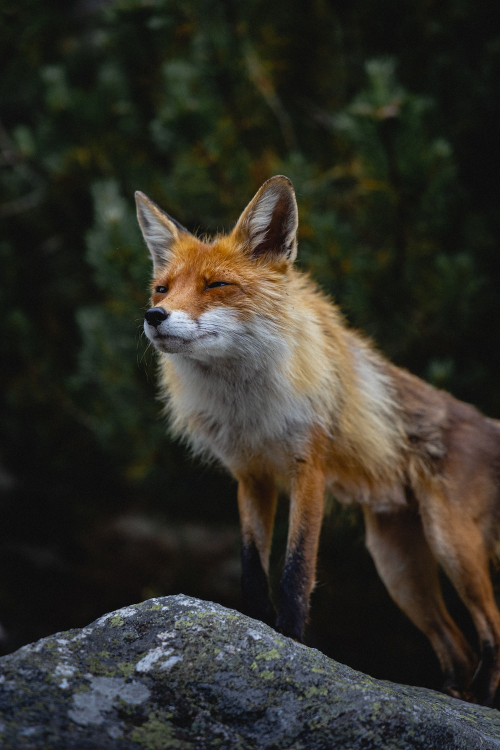
#> input picture Photos/fox.jfif, 1000 x 1500 px (shown at 1/2 size)
$ python image.py
#> lines starting #> are read from the running program, lines starting #| are printed output that depends on the picture; after the words box and inside, x2 and y2 are one past the last pixel; in counts of white or black regions, pixels touching at a corner belong together
#> further down, img is the input picture: shape (1500, 1000, 3); mean B, G, R 40.3, 47.9, 49.5
import cv2 as cv
import numpy as np

def rescaleFrame(frame, scale=0.75):
#> called with scale = 0.3
    width = int(frame.shape[1] * scale)
#> width = 300
    height = int(frame.shape[0] * scale)
#> height = 450
    new_size = (width, height)
#> new_size = (300, 450)
    return cv.resize(frame, new_size, interpolation=cv.INTER_AREA)
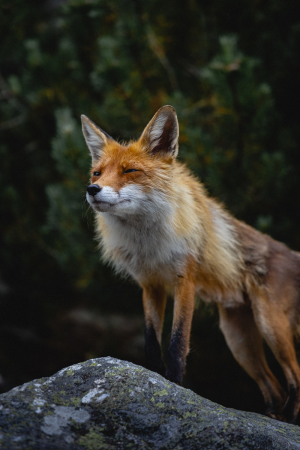
#> returned value: shape (450, 300, 3); mean of channels 0, 1, 2 40.3, 47.9, 49.5; drawn as B, G, R

img = cv.imread('Photos/fox.jfif')
img = rescaleFrame(img, 0.3)

gray = cv.cvtColor(img, cv.COLOR_BGR2GRAY)
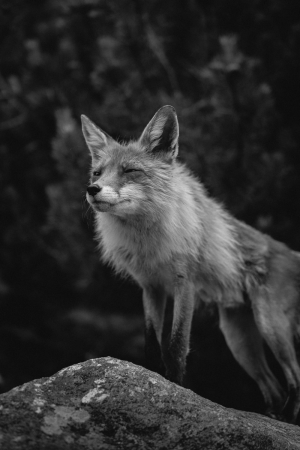
#> gray: shape (450, 300); min 10, max 232, mean 47.5

blur = cv.GaussianBlur(gray, (5, 5), cv.BORDER_DEFAULT)

canny = cv.Canny(blur, 125, 175)
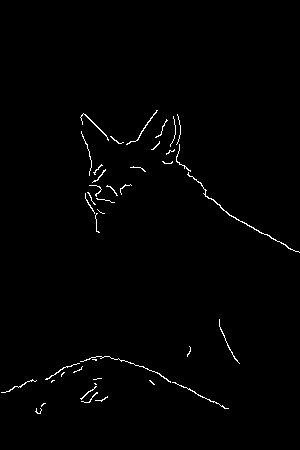
#> canny: shape (450, 300); 0.97% white in thin lines or dots, all inside (x1, y1, x2, y2) = (1, 110, 300, 414)

# ret, thresh = cv.threshold(gray, 125, 255, cv.THRESH_BINARY)
# cv.imshow('Thresh', thresh)

contours, hierarchies = cv.findContours(canny, cv.RETR_LIST, cv.CHAIN_APPROX_SIMPLE)
#> contours = 41 contours, 38 with area under 20; largest, box (x1, y1, x2, y2) and area: (187, 172, 300, 253) 58, (80, 113, 109, 141) 24, (126, 110, 158, 145) 22
print(f'{len(contours)} contour(s) found')
#| 41 contour(s) found

blank = np.zeros(img.shape)

cv.drawContours(blank, contours, -1, (0, 0, 255), 1)
cv.imshow('Blank', blank)
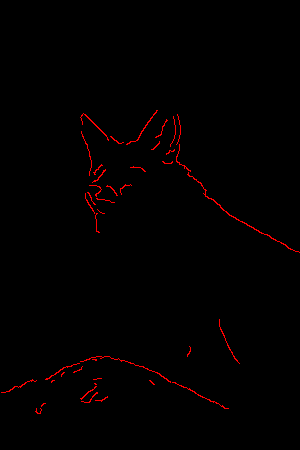
#> window 'Blank': shape (450, 300, 3); mean B, G, R 0, 0, 2.5

cv.waitKey(0)

$ run again, with Photos/1.jpg saved as Photos/fox.jfif
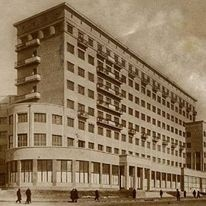
#> input picture Photos/1.jpg, 206 x 206 px
#> img is the input picture: shape (206, 206, 3); mean B, G, R 91.4, 119.2, 140.5
#> `canny = cv.Canny(blur, 125, 175)`:
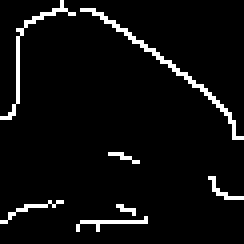
#> canny: shape (61, 61) (shown 4 times larger); 5.1% white in thin lines or dots
#> contours = 7 contours, 6 with area under 20; largest, box (x1, y1, x2, y2) and area: (20, 2, 61, 35) 28
#| 7 contour(s) found
#> `cv.drawContours(blank, contours, -1, (0, 0, 255), 1)`:
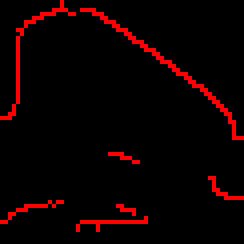
#> blank: shape (61, 61, 3) float64 (shown 4 times larger); mean of channels 0, 1, 2 0, 0, 13; drawn as B, G, R
